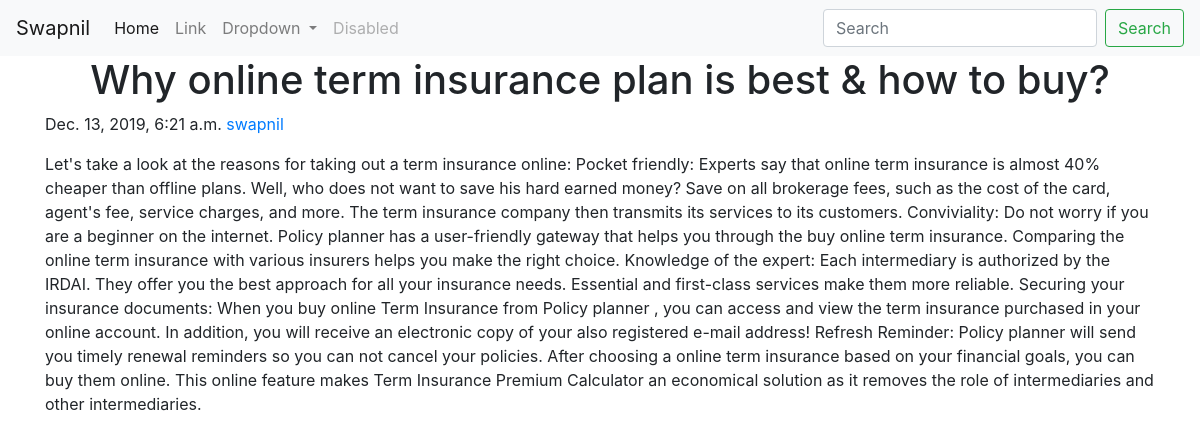
The app's page /blog/why-online-term-insurance-plan-best-how-buy with its own data.
### blog/models.py (models this page shows, shortened)
class Post(models.Model):
    id_no = models.AutoField(primary_key= True)
    title = models.CharField(max_length = 180)
    content = models.TextField()
    thumbnail = models.ImageField(upload_to='media/images')
    slug = models.SlugField(max_length=200, unique=True)
    author = models.CharField(max_length = 80)
    timestamp = models.DateTimeField(blank= True)
    description = models.TextField(max_length = 500)
    category = models.ManyToManyField(Category)
    status = models.IntegerField(choices=STATUS, default=0)
    class Meta:
        ordering = ['-timestamp']

### blog/views.py (the view)
# urls.py: path('<str:slug>',views.blogPost, name= "blogPost"),
def blogPost(request,slug):
    post = Post.objects.filter(slug=slug).first()
    return render(request, "blog/blog-page.html", {"post": post})

### templates/blog/blog-page.html (shortened to what this page needs)
{% extends 'base.html'%}
{% block body %}
<div class="blog-post">
        <h1 class="blog-post-title" style="text-align: center">{{post.title}}</h1>
        <p class="blog-post-meta">{{post.timestamp}} <a href="#">{{post.author}}</a></p>
        {{post.content}}
{% endblock body %}

### records on screen
Post: title "Why online term insurance plan is best & how to buy?", timestamp "Dec. 13, 2019, 6:21 a.m.", author "swapnil", content "Let's take a look at the reasons for taking out a term insurance online: Pocket friendly: Experts say that online term insurance is almost 40% cheaper than offline plans. Well, who does not want to save his hard earned money? Save on all brokerage fees, such as the cost of the card, agent's fee, service charges, and more. The term insurance company then transmits its services to its customers. Conviviality: Do not worry if you are a beginner on the internet. Policy planner has a user-friendly gateway that helps you through the buy online term insurance. Comparing the online term insurance with various insurers helps you make the right choice. Knowledge of the expert: Each intermediary is…"
